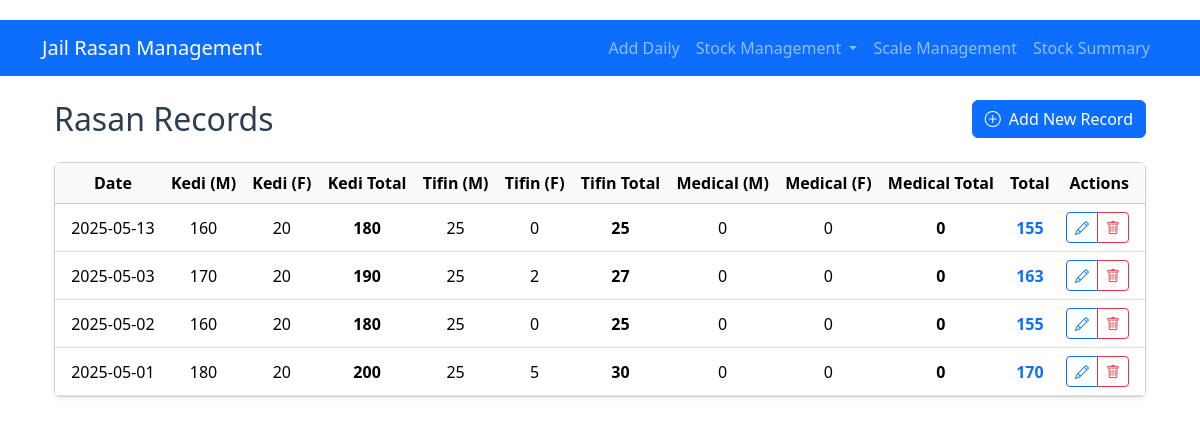
Before: / with the older database file.
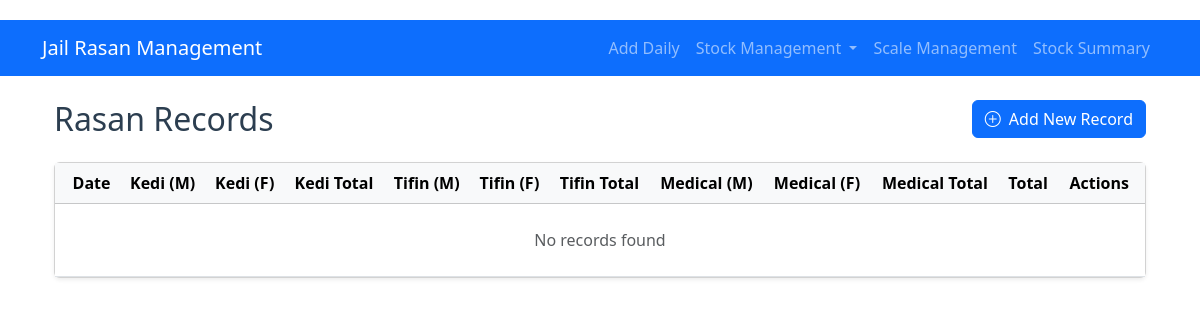
After: the same page with the newer database file.
### models.py (models this page shows, shortened)
class RasanRecord(db.Model):
    id = db.Column(db.Integer, primary_key=True)
    date = db.Column(db.Date, nullable=False, unique=True)
    kedi_m = db.Column(db.Integer, nullable=False, default=0)
    kedi_f = db.Column(db.Integer, nullable=False, default=0)
    tifin_m = db.Column(db.Integer, nullable=False, default=0)
    tifin_f = db.Column(db.Integer, nullable=False, default=0)
    medical_m = db.Column(db.Integer, nullable=False, default=0)
    medical_f = db.Column(db.Integer, nullable=False, default=0)
    def total(self):
        return (self.kedi_m + self.kedi_f) - (self.tifin_m + self.tifin_f) - (self.medical_m + self.medical_f)
    def kedi_total(self):
        return self.kedi_m + self.kedi_f
    def tifin_total(self):
        return self.tifin_m + self.tifin_f
    def medical_total(self):
        return self.medical_m + self.medical_f

### app.py (the view)
@app.route('/')
def index():
    records = RasanRecord.query.order_by(RasanRecord.date.desc()).all()
    return render_template('index.html', records=records)

### templates/index.html (shortened to what this page needs)
{% extends "base.html" %}
{% block content %}
<div class="container mt-4">
    <div class="d-flex justify-content-between align-items-center mb-4">
        <h2 class="mb-0">Rasan Records</h2>
        <a href="{{ url_for('add_record') }}" class="btn btn-primary">
            <i class="bi bi-plus-circle me-2"></i>Add New Record
        </a>
    </div>
    <div class="card shadow-sm">
        <div class="card-body p-0">
            <div class="table-responsive">
                <table class="table table-hover align-middle mb-0">
                    <thead class="table-light">
                        <tr>
                            <th class="ps-3">Date</th>
                            <th>Kedi (M)</th>
                            <th>Kedi (F)</th>
                            <th>Kedi Total</th>
                            <th>Tifin (M)</th>
                            <th>Tifin (F)</th>
                            <th>Tifin Total</th>
                            <th>Medical (M)</th>
                            <th>Medical (F)</th>
                            <th>Medical Total</th>
                            <th>Total</th>
                            <th class="text-end pe-3">Actions</th>
                        </tr>
                    </thead>
                    <tbody>
                        {% for record in records %}
                        <tr>
                            <td class="ps-3">{{ record.date.strftime('%Y-%m-%d') }}</td>
                            <td>{{ record.kedi_m }}</td>
                            <td>{{ record.kedi_f }}</td>
                            <td class="fw-bold">{{ record.kedi_total() }}</td>
                            <td>{{ record.tifin_m }}</td>
                            <td>{{ record.tifin_f }}</td>
                            <td class="fw-bold">{{ record.tifin_total() }}</td>
                            <td>{{ record.medical_m }}</td>
                            <td>{{ record.medical_f }}</td>
                            <td class="fw-bold">{{ record.medical_total() }}</td>
                            <td class="fw-bold text-primary">{{ record.total() }}</td>
                            <td class="text-end pe-3">
                                <div class="btn-group" role="group">
                                    <a href="{{ url_for('edit_record', id=record.id) }}"
                                       class="btn btn-sm btn-outline-primary"
                                       data-bs-toggle="tooltip" title="Edit">
                                        <i class="bi bi-pencil"></i>
                                    </a>
                                    <a href="{{ url_for('delete_record', id=record.id) }}"
                                       class="btn btn-sm btn-outline-danger"
                                       data-bs-toggle="tooltip" title="Delete"
                                       onclick="return confirm('Are you sure you want to delete this record?')">
                                        <i class="bi bi-trash"></i>
                                    </a>
                                </div>
                            </td>
                        </tr>
                        {% else %}
                        <tr>
                            <td colspan="12" class="text-center py-4 text-muted">
                                No records found
                            </td>
                        </tr>
                        {% endfor %}
                    </tbody>
                </table>
            </div>
        </div>
    </div>
</div>
{% endblock %}

### templates/base.html (shortened to what this page needs)
<!DOCTYPE html>
<html lang="en">
<head>
    {% block styles %}
      <link href="https://cdn.jsdelivr.net/npm/bootstrap@5.3.6/dist/css/bootstrap.min.css" rel="stylesheet">
 <link rel="stylesheet" href="https://cdn.jsdelivr.net/npm/bootstrap-icons@1.13.1/font/bootstrap-icons.min.css">
    <link rel="stylesheet" href="{{ url_for('static', filename='style.css') }}">
    {% endblock %}
</head>
<body>
  <nav class="navbar navbar-expand-lg navbar-dark bg-primary">
    <div class="container">
        <a class="navbar-brand" href="{{ url_for('index') }}">Jail Rasan Management</a>
        <div class="collapse navbar-collapse" id="navbarNav">
            <ul class="navbar-nav ms-auto">
                <li class="nav-item">
                    <a class="nav-link" href="{{ url_for('add_record') }}">Add Daily</a>
                </li>
                <li class="nav-item dropdown">
    <a class="nav-link dropdown-toggle" href="#" role="button" data-bs-toggle="dropdown">
        Stock Management
    </a>
</li>
                <li class="nav-item">
                    <a class="nav-link" href="{{ url_for('scale_list') }}">Scale Management</a>
                </li>
                 <li class="nav-item">
                    <a class="nav-link" href="{{ url_for('stock_summary') }}">Stock Summary</a>
                </li>
            </ul>
        </div>
    </div>
</nav>
<div class="container mt-4">
    {% block content %}{% endblock %}
</div>
</body>
</html>

### static/style.css (style rules this page uses)
body { padding-top: 20px; padding-bottom: 20px; }
.table th, .table td { vertical-align: middle; text-align: center; }
h2, h4 { color: #2c3e50; }

Changed rows visible on the page:
removed RasanRecord: date "2025-05-13", kedi_m "160", kedi_f "20", kedi_total "180", tifin_m "25", tifin_f "0", tifin_total "25", medical_m "0", medical_f "0", medical_total "0", total "155"
removed RasanRecord: date "2025-05-03", kedi_m "170", kedi_f "20", kedi_total "190", tifin_m "25", tifin_f "2", tifin_total "27", medical_m "0", medical_f "0", medical_total "0", total "163"
removed RasanRecord: date "2025-05-02", kedi_m "160", kedi_f "20", kedi_total "180", tifin_m "25", tifin_f "0", tifin_total "25", medical_m "0", medical_f "0", medical_total "0", total "155"
removed RasanRecord: date "2025-05-01", kedi_m "180", kedi_f "20", kedi_total "200", tifin_m "25", tifin_f "5", tifin_total "30", medical_m "0", medical_f "0", medical_total "0", total "170"
Other visible differences:
text now shown: "No records found"
